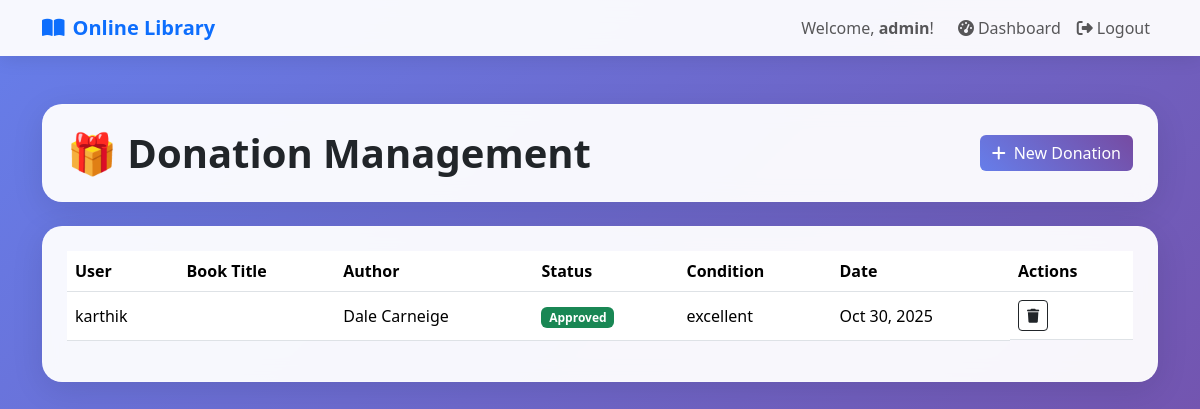
The page /dashboard/donations/ (signed in) on the database its author committed.
### catalog/models.py (models this page shows, shortened)
class CustomUser(AbstractUser):
    ROLE_CHOICES = (
        ('admin', 'Admin'),
        ('user', 'User'),
    )
    role = models.CharField(max_length=10, choices=ROLE_CHOICES, default='user')

class Donation(models.Model):
    STATUS_CHOICES = (
        ('pending', 'Pending'),
        ('approved', 'Approved'),
        ('rejected', 'Rejected'),
    )
    user = models.ForeignKey(settings.AUTH_USER_MODEL, on_delete=models.CASCADE)
    book_title = models.CharField(max_length=255)
    author = models.CharField(max_length=255)
    category = models.ForeignKey(Category, on_delete=models.SET_NULL, null=True, blank=True)
    condition = models.CharField(max_length=100, default="Good")
    description = models.TextField(blank=True, null=True)
    status = models.CharField(max_length=10, choices=STATUS_CHOICES, default='pending')
    created_at = models.DateTimeField(auto_now_add=True)
    updated_at = models.DateTimeField(auto_now=True)

### catalog/views.py (the view)
# urls.py: path("dashboard/donations/", views.donation_management, name="donation_management"),
@login_required
def donation_management(request):
    if not request.user.is_superuser and not (hasattr(request.user, 'role') and request.user.role == 'admin'):
        messages.error(request, "You don't have permission to access this page.")
        return redirect('dashboard')
    donations = Donation.objects.all().order_by('-created_at')
    return render(request, 'catalog/donation_management.html', {'donations': donations})

### templates/catalog/donation_management.html (shortened to what this page needs)
{% extends "catalog/base.html" %}
{% block content %}
<div class="container py-5">
    <div class="row mb-4">
        <div class="col-12">
            <div class="glass-card p-4 d-flex justify-content-between align-items-center">
                <h1 class="display-6 fw-bold mb-0">🎁 Donation Management</h1>
                <a href="{% url 'donate_book' %}" class="btn btn-gradient">
                    <i class="fas fa-plus me-2"></i>New Donation
                </a>
            </div>
        </div>
    </div>
    <div class="row">
        <div class="col-12">
            {% if donations %}
            <div class="glass-card p-4 table-responsive">
                <table class="table table-hover align-middle">
                    <thead>
                        <tr>
                            <th>User</th>
                            <th>Book Title</th>
                            <th>Author</th>
                            <th>Status</th>
                            <th>Condition</th>
                            <th>Date</th>
                            <th>Actions</th>
                        </tr>
                    </thead>
                    <tbody>
                        {% for donation in donations %}
                        <tr>
                            <td>{{ donation.user.username }}</td>
                            <td>{{ donation.title }}</td>
                            <td>{{ donation.author }}</td>
                            <td>
                                <span class="badge bg-{% if donation.status == 'approved' %}success{% elif donation.status == 'rejected' %}danger{% else %}warning{% endif %}">
                                    {{ donation.status|title }}
                                </span>
                            </td>
                            <td>{{ donation.condition }}</td>
                            <td>{{ donation.created_at|date:"M d, Y" }}</td>
                            <td class="d-flex gap-1">
                                <form action="{% url 'delete_donation' donation.id %}" method="post">
                                    <button class="btn btn-sm btn-outline-dark">
                                        <i class="fas fa-trash"></i>
                                    </button>
                                </form>
                            </td>
                        </tr>
                        {% endfor %}
                    </tbody>
                </table>
            </div>
            {% endif %}
        </div>
    </div>
</div>
{% endblock %}

### templates/catalog/base.html (shortened to what this page needs)
{% load static %}
<!DOCTYPE html>
<html lang="en">
<head>
    <link href="https://cdn.jsdelivr.net/npm/bootstrap@5.3.2/dist/css/bootstrap.min.css" rel="stylesheet">
    <link href="https://cdnjs.cloudflare.com/ajax/libs/font-awesome/6.4.0/css/all.min.css" rel="stylesheet">
</head>
<body>
    <nav class="navbar navbar-expand-lg navbar-light nav-glass">
        <div class="container">
            <a class="navbar-brand fw-bold text-primary" href="{% url 'home' %}">
                <i class="fas fa-book-open me-2"></i>Online Library
            </a>
            <div class="navbar-nav ms-auto">
                {% if user.is_authenticated %}
                    <span class="navbar-text me-3">Welcome, <strong>{{ user.username }}</strong>!</span>
                    <a class="nav-link" href="{% url 'dashboard' %}"><i class="fas fa-tachometer-alt me-1"></i>Dashboard</a>
                <form method="post" action="{% url 'logout' %}" class="d-inline">
                    <button type="submit" class="nav-link btn btn-link" style="border: none; background: none; cursor: pointer;">
                        <i class="fas fa-sign-out-alt me-1"></i>Logout
                    </button>
                </form>
                {% else %}
                    <a class="nav-link" href="{% url 'login' %}"><i class="fas fa-sign-in-alt me-1"></i>Login</a>
                    <a class="nav-link" href="{% url 'register' %}"><i class="fas fa-user-plus me-1"></i>Register</a>
                {% endif %}
            </div>
        </div>
    </nav>
    {% block content %}{% endblock %}
</body>
</html>

### templates/catalog/base.html (style rules this page uses)
:root { --primary: #2c3e50; --secondary: #3498db; --success: #27ae60; --warning: #f39c12; --danger: #e74c3c; --light: #ecf0f1; --dark: #2c3e50; }
body { font-family: 'Segoe UI', Tahoma, Geneva, Verdana, sans-serif; background: linear-gradient(135deg, #667eea 0%, #764ba2 100%); min-height: 100vh; }
.glass-card { background: rgba(255, 255, 255, 0.95); backdrop-filter: blur(10px); border-radius: 20px; border: 1px solid rgba(255, 255, 255, 0.2); box-shadow: 0 8px 32px rgba(0, 0, 0, 0.1); }
.nav-glass { background: rgba(255, 255, 255, 0.95) !important; backdrop-filter: blur(10px); box-shadow: 0 2px 20px rgba(0, 0, 0, 0.1); }
.btn-gradient { background: linear-gradient(45deg, #667eea, #764ba2); border: none; color: white; transition: all 0.3s ease; }

### rows shown on the page
CustomUser: username "admin"
Donation: user.username "karthik", author "Dale Carneige", status "Approved", condition "excellent", created_at "Oct 30, 2025"
